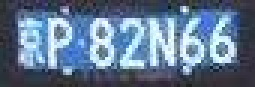
#> input picture data/4000unlabeledLP/000e4ae1-26dc-4760-957f-c90f7f7a9de4-0.jpg, 85 x 29 px (shown 3 times larger); its folder holds 4 pictures in this run
$ python add_padding.py
#> lines starting #> are read from the running program, lines starting #| are printed output that depends on the picture
import cv2
import numpy as np
import os
import random
from tqdm import tqdm


def main():
    BLACK = [0,0,0]
    #Read the files
    for filename in tqdm(os.listdir('../../data/4000unlabeledLP')):
        img = cv2.imread('../../data/4000unlabeledLP/'+filename)
#> img is the input picture: shape (29, 85, 3); mean B, G, R 144.5, 119.3, 97.9

        img = cv2.cvtColor(img, cv2.COLOR_RGBA2RGB)
        height = img.shape[0]
#> height = 29
        width = img.shape[1]
#> width = 85
        # Calculate how much padding is needed for the width
        padding_x = (245 - width) // 2
#> padding_x = 80
        # Calculate how much padding is needed for the height
        padding_y = (78 - height) // 2
#> padding_y = 24

        img = cv2.copyMakeBorder(img,padding_y,padding_y,padding_x,padding_x,cv2.BORDER_CONSTANT,value=BLACK)
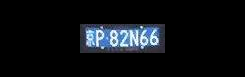
#> img: shape (77, 245, 3); mean B, G, R 18.9, 15.6, 12.8
        cv2.imwrite('../../data/4000unlabeledLP_padded/'+filename,img)
#> pass 2 of the loop in main, `for filename in tqdm(os.listdir('../../data/4000unlabeledLP')):`:
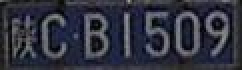
#> input picture data/4000unlabeledLP/00a13dbd-ff75-461a-b045-fc5cc9f4d81b-0.jpg, 121 x 35 px (shown 2 times larger)
#> in main, img is the input picture: shape (35, 121, 3); mean B, G, R 62.8, 50, 48.1
#> in main, `img = cv2.copyMakeBorder(img,padding_y,padding_y,padding_x,padding_x,c..`:
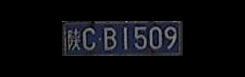
#> img: shape (77, 245, 3); mean B, G, R 14.1, 11.2, 10.8
#> pass 3 of the loop in main, `for filename in tqdm(os.listdir('../../data/4000unlabeledLP')):`:
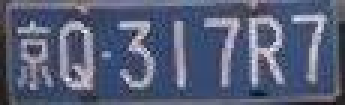
#> input picture data/4000unlabeledLP/00a7a95d-1605-4260-bffb-64f966f6ecd8-0.jpg, 115 x 35 px (shown 3 times larger)
#> in main, img is the input picture: shape (35, 115, 3); mean B, G, R 120.6, 95.3, 87.7
#> in main, `img = cv2.copyMakeBorder(img,padding_y,padding_y,padding_x,padding_x,c..`:
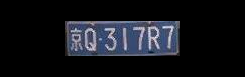
#> img: shape (77, 245, 3); mean B, G, R 25.7, 20.3, 18.7
#> the loop made 4 passes; the first 3 are shown
    #Read the blurred files
#> (the run stopped early here; a loop or call above may not have finished)
